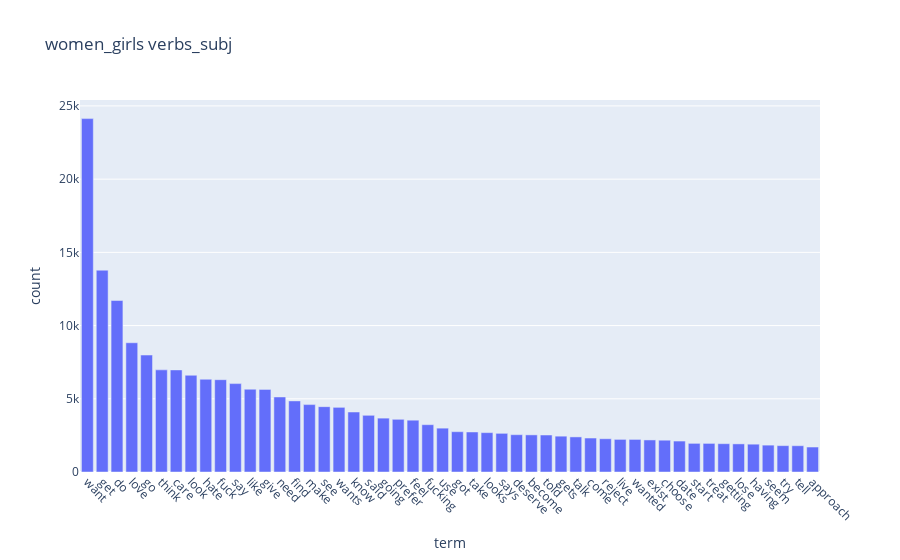
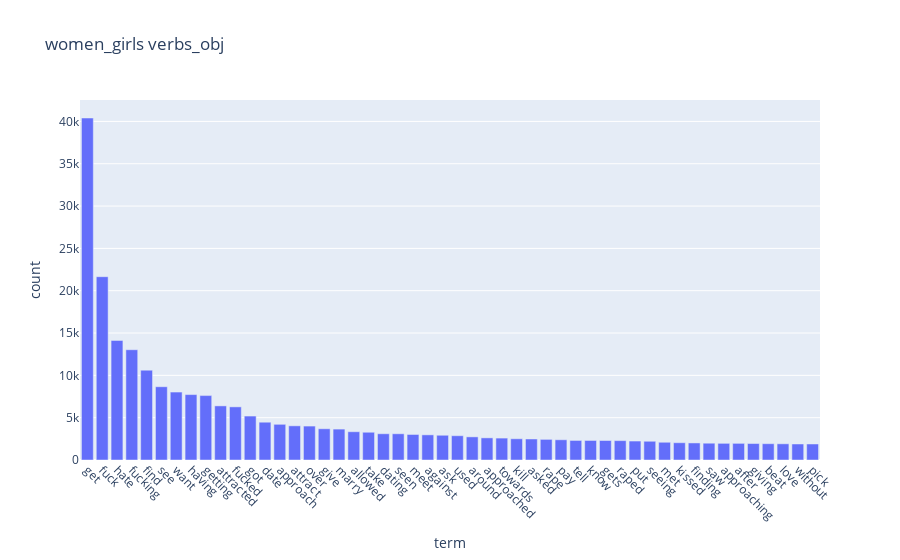
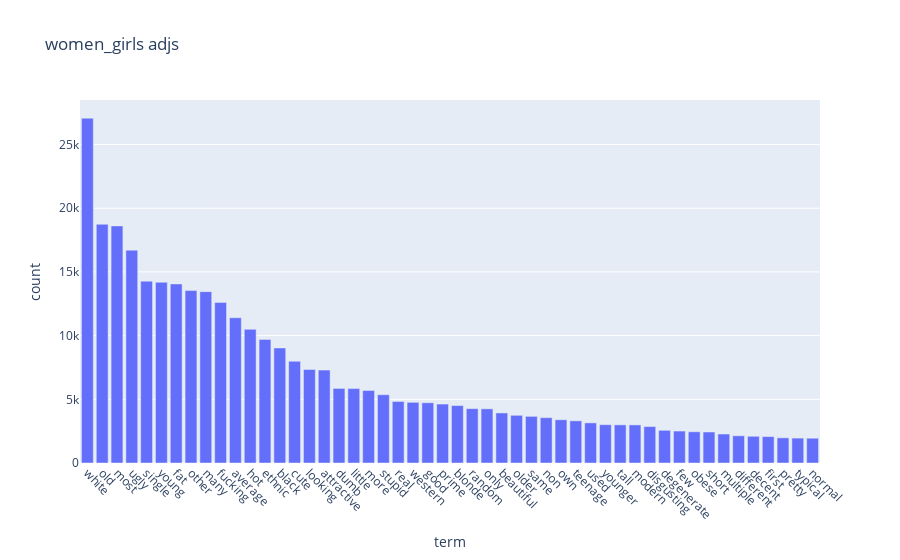
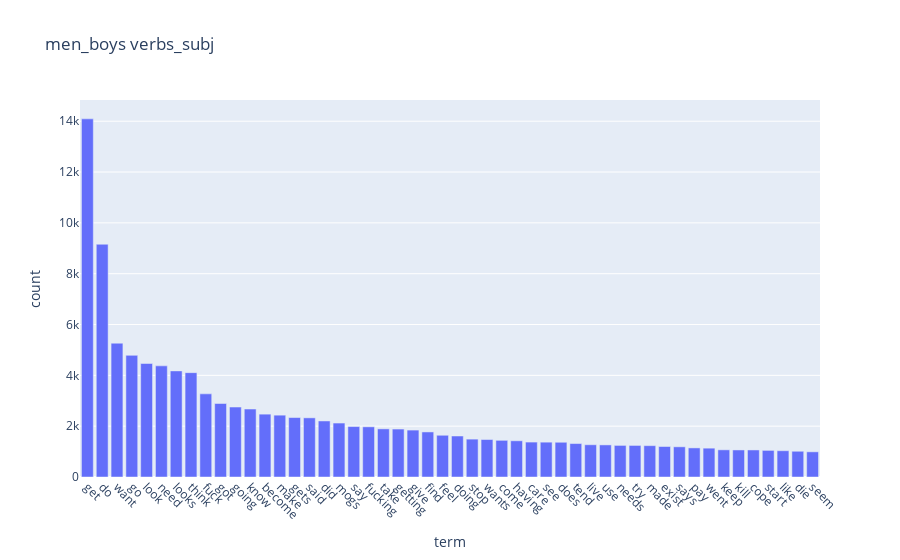

Source (notebook cell) for these figures, in order:
### Code cell
import plotly.express as px

for gp in agg.index[:12]:
    for col in ['verbs_subj', 'verbs_obj', 'adjs']:
        terms, counts = zip(*agg.loc[gp, col][:50])
        fig = px.bar(x=terms, y=counts, title=f'{gp} {col}', labels=dict(x="term", y="count"))
        fig.update_xaxes(tickangle=45)
        # fig.show(config = {'staticPlot': True})
        fig.show()

### Figure 1 — Plotly figure (JSON) as saved in the notebook; plotly's stock layout.template omitted (floating-point values rounded to 4 significant figures)
{"data": [{"alignmentgroup": "True", "hovertemplate": "term=%{x}<br>count=%{y}<extra></extra>", "legendgroup": "", "marker": {"color": "#636efa", "pattern": {"shape": ""}}, "name": "", "offsetgroup": "", "orientation": "v", "showlegend": false, "textposition": "auto", "type": "bar", "x": ["want", "get", "do", "love", "go", "think", "care", "look", "hate", "fuck", "say", "like", "give", "need", "find", "make", "see", "wants", "know", "said", "going", "prefer", "feel", "fucking", "use", "got", "take", "looks", "says", "deserve", "become", "told", "gets", "talk", "come", "reject", "live", "wanted", "exist", "choose", "date", "start", "treat", "getting", "lose", "having", "seem", "try", "tell", "approach"], "xaxis": "x", "y": [24135, 13783, 11711, 8827, 7987, 6975, 6972, 6606, 6334, 6305, 6037, 5653, 5638, 5125, 4856, 4603, 4462, 4416, 4097, 3872, 3679, 3599, 3538, 3232, 2995, 2753, 2734, 2689, 2640, 2548, 2535, 2526, 2447, 2397, 2320, 2271, 2227, 2226, 2189, 2172, 2113, 1956, 1953, 1934, 1920, 1900, 1835, 1800, 1795, 1705], "yaxis": "y"}], "layout": {"autosize": true, "barmode": "relative", "legend": {"tracegroupgap": 0}, "title": {"text": "women_girls verbs_subj"}, "xaxis": {"anchor": "y", "autorange": true, "domain": [0, 1], "range": [-0.5, 49.5], "tickangle": 45, "title": {"text": "term"}, "type": "category"}, "yaxis": {"anchor": "x", "autorange": true, "domain": [0, 1], "range": [0, 25410.0], "title": {"text": "count"}, "type": "linear"}}}

### Figure 2 — Plotly figure (JSON) as saved in the notebook; plotly's stock layout.template omitted (floating-point values rounded to 4 significant figures)
{"data": [{"alignmentgroup": "True", "hovertemplate": "term=%{x}<br>count=%{y}<extra></extra>", "legendgroup": "", "marker": {"color": "#636efa", "pattern": {"shape": ""}}, "name": "", "offsetgroup": "", "orientation": "v", "showlegend": false, "textposition": "auto", "type": "bar", "x": ["get", "fuck", "hate", "fucking", "find", "see", "want", "having", "getting", "attracted", "fucked", "got", "date", "approach", "attract", "over", "give", "marry", "allowed", "take", "dating", "seen", "meet", "against", "ask", "used", "around", "approached", "towards", "kill", "asked", "rape", "pay", "tell", "know", "gets", "raped", "put", "seeing", "met", "kissed", "finding", "saw", "approaching", "after", "giving", "beat", "love", "without", "pick"], "xaxis": "x", "y": [40404, 21656, 14128, 13029, 10615, 8656, 8020, 7729, 7609, 6392, 6278, 5192, 4465, 4217, 4038, 4009, 3688, 3650, 3340, 3278, 3101, 3098, 3015, 2971, 2923, 2869, 2733, 2615, 2588, 2508, 2482, 2437, 2389, 2311, 2309, 2303, 2288, 2240, 2214, 2096, 2042, 2014, 1984, 1968, 1967, 1945, 1926, 1913, 1892, 1891], "yaxis": "y"}], "layout": {"autosize": true, "barmode": "relative", "legend": {"tracegroupgap": 0}, "title": {"text": "women_girls verbs_obj"}, "xaxis": {"anchor": "y", "autorange": true, "domain": [0, 1], "range": [-0.5, 49.5], "tickangle": 45, "title": {"text": "term"}, "type": "category"}, "yaxis": {"anchor": "x", "autorange": true, "domain": [0, 1], "range": [0, 42530.0], "title": {"text": "count"}, "type": "linear"}}}

### Figure 3 — Plotly figure (JSON) as saved in the notebook; plotly's stock layout.template omitted (floating-point values rounded to 4 significant figures)
{"data": [{"alignmentgroup": "True", "hovertemplate": "term=%{x}<br>count=%{y}<extra></extra>", "legendgroup": "", "marker": {"color": "#636efa", "pattern": {"shape": ""}}, "name": "", "offsetgroup": "", "orientation": "v", "showlegend": false, "textposition": "auto", "type": "bar", "x": ["white", "old", "most", "ugly", "single", "young", "fat", "other", "many", "fucking", "average", "hot", "ethnic", "black", "cute", "looking", "attractive", "dumb", "little", "more", "stupid", "real", "western", "good", "prime", "blonde", "random", "only", "beautiful", "older", "same", "non", "own", "teenage", "used", "younger", "tall", "modern", "disgusting", "degenerate", "few", "obese", "short", "multiple", "different", "decent", "first", "pretty", "typical", "normal"], "xaxis": "x", "y": [27073, 18743, 18614, 16712, 14276, 14188, 14059, 13537, 13454, 12609, 11405, 10491, 9704, 9033, 7983, 7345, 7295, 5856, 5839, 5697, 5363, 4830, 4764, 4731, 4629, 4509, 4268, 4253, 3930, 3745, 3661, 3557, 3395, 3310, 3150, 3008, 2995, 2991, 2859, 2567, 2508, 2451, 2434, 2275, 2137, 2098, 2073, 1977, 1955, 1946], "yaxis": "y"}], "layout": {"autosize": true, "barmode": "relative", "legend": {"tracegroupgap": 0}, "title": {"text": "women_girls adjs"}, "xaxis": {"anchor": "y", "autorange": true, "domain": [0, 1], "range": [-0.5, 49.5], "tickangle": 45, "title": {"text": "term"}, "type": "category"}, "yaxis": {"anchor": "x", "autorange": true, "domain": [0, 1], "range": [0, 28500.0], "title": {"text": "count"}, "type": "linear"}}}

### Figure 4 — Plotly figure (JSON) as saved in the notebook; plotly's stock layout.template omitted (floating-point values rounded to 4 significant figures)
{"data": [{"alignmentgroup": "True", "hovertemplate": "term=%{x}<br>count=%{y}<extra></extra>", "legendgroup": "", "marker": {"color": "#636efa", "pattern": {"shape": ""}}, "name": "", "offsetgroup": "", "orientation": "v", "showlegend": false, "textposition": "auto", "type": "bar", "x": ["get", "do", "want", "go", "look", "need", "looks", "think", "fuck", "got", "going", "know", "become", "make", "gets", "said", "did", "mogs", "say", "fucking", "take", "getting", "give", "find", "feel", "doing", "stop", "wants", "come", "having", "care", "see", "does", "tend", "live", "use", "needs", "try", "made", "exist", "says", "pay", "went", "keep", "kill", "cope", "start", "like", "die", "seem"], "xaxis": "x", "y": [14093, 9159, 5265, 4786, 4466, 4373, 4175, 4106, 3272, 2892, 2753, 2674, 2473, 2433, 2339, 2328, 2205, 2123, 1985, 1975, 1894, 1887, 1846, 1773, 1642, 1613, 1490, 1475, 1443, 1425, 1374, 1371, 1367, 1316, 1269, 1263, 1243, 1242, 1233, 1200, 1188, 1145, 1135, 1069, 1064, 1064, 1047, 1034, 1013, 991], "yaxis": "y"}], "layout": {"autosize": true, "barmode": "relative", "legend": {"tracegroupgap": 0}, "title": {"text": "men_boys verbs_subj"}, "xaxis": {"anchor": "y", "autorange": true, "domain": [0, 1], "range": [-0.5, 49.5], "tickangle": 45, "title": {"text": "term"}, "type": "category"}, "yaxis": {"anchor": "x", "autorange": true, "domain": [0, 1], "range": [0, 14830.0], "title": {"text": "count"}, "type": "linear"}}}
